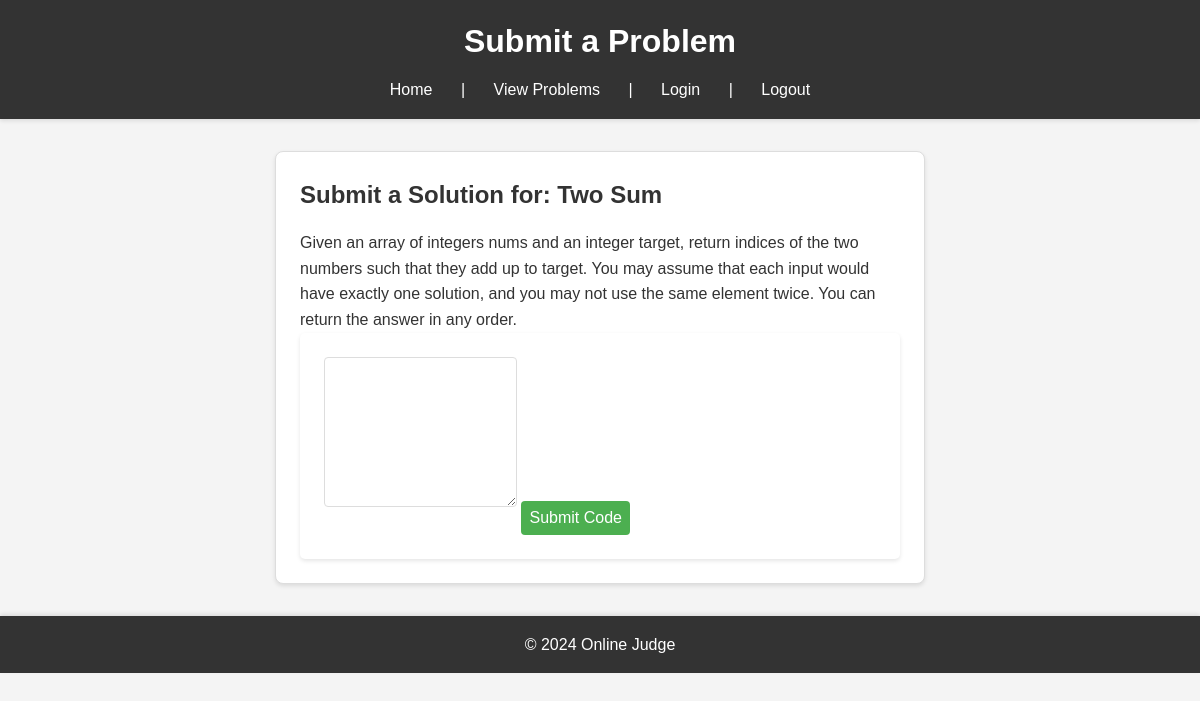
Page /problems/problems/3/ on the committed database.
### ide/models.py (models this page shows, shortened)
class Problem(models.Model):
    title = models.CharField(max_length=255)
    description = models.TextField()
    date_added = models.DateTimeField(auto_now_add=True)
    test_cases = models.JSONField(default=list)

### ide/views.py (the view)
# urls.py: path('problems/<int:problem_id>/', views.problem_detail, name='problem_detail'),
def problem_detail(request, problem_id):
    problem = get_object_or_404(Problem, id=problem_id)
    return render(request, 'problems/submit_problem.html', {'problem': problem})

### ide/templates/problems/submit_problem.html (shortened to what this page needs)
<!DOCTYPE html>
<html lang="en">
<head>
    {% load static %}
    <link rel="stylesheet" href="{% static 'styles.css' %}">
</head>
<body>
    <header>
        <h1>Submit a Problem</h1>
        <nav>
            <a href="{% url 'home' %}">Home</a> |
            <a href="{% url 'problem_list' %}">View Problems</a> |
            <a href="{% url 'login' %}">Login</a> |
            <a href="{% url 'logout' %}">Logout</a>
        </nav>
    </header>
    <main>
        <section>
            <h2>Submit a Solution for: {{ problem.title }}</h2>
            <p>{{ problem.description }}</p>
            <form method="post" action="{% url 'submit_code' %}">
                <textarea id="code" name="code" required></textarea>
                <button type="submit">Submit Code</button>
            </form>
        </section>
    </main>
    <footer>
        <p>&copy; 2024 Online Judge</p>
    </footer>
</body>
</html>

### ide/static/styles.css (style rules this page uses)
body, h1, h2, p, form, input, textarea, button { margin: 0; padding: 0; box-sizing: border-box; }
body { font-family: Arial, sans-serif; line-height: 1.6; color: #333; margin: 0; padding: 0; background-color: #f4f4f4; }
header { background: #333; color: #fff; padding: 1rem 0; box-shadow: 0 2px 4px rgba(0,0,0,0.1); }
header h1 { text-align: center; margin: 0; }
main { padding: 2rem; }
section { background: #fff; border: 1px solid #ddd; border-radius: 8px; box-shadow: 0 2px 4px rgba(0, 0, 0, 0.1); padding: 1.5rem; max-width: 600px; margin: 0 auto; }
h2 { color: #333; margin-bottom: 1rem; }
form { background: #fff; padding: 1.5rem; border-radius: 5px; box-shadow: 0 2px 4px rgba(0,0,0,0.1); }
input, textarea { padding: 0.5rem; margin-bottom: 1rem; border: 1px solid #ddd; border-radius: 4px; }
button { padding: 0.5rem; border: none; border-radius: 4px; background: #4CAF50; color: #fff; font-size: 1rem; cursor: pointer; }
footer { background: #333; color: #fff; padding: 1rem 0; text-align: center; box-shadow: 0 -2px 4px rgba(0,0,0,0.1); }
nav { text-align: center; margin-top: 10px; }
nav a { color: #fff; text-decoration: none; padding: 0.5rem 1rem; margin: 0 0.5rem; }
textarea { height: 150px; resize: vertical; }

### rows in the picture
Problem: title "Two Sum", description "Given an array of integers nums and an integer target, return indices of the two numbers such that they add up to target. You may assume that each input would have exactly one solution, and you may not use the same element twice. You can return the answer in any order."
